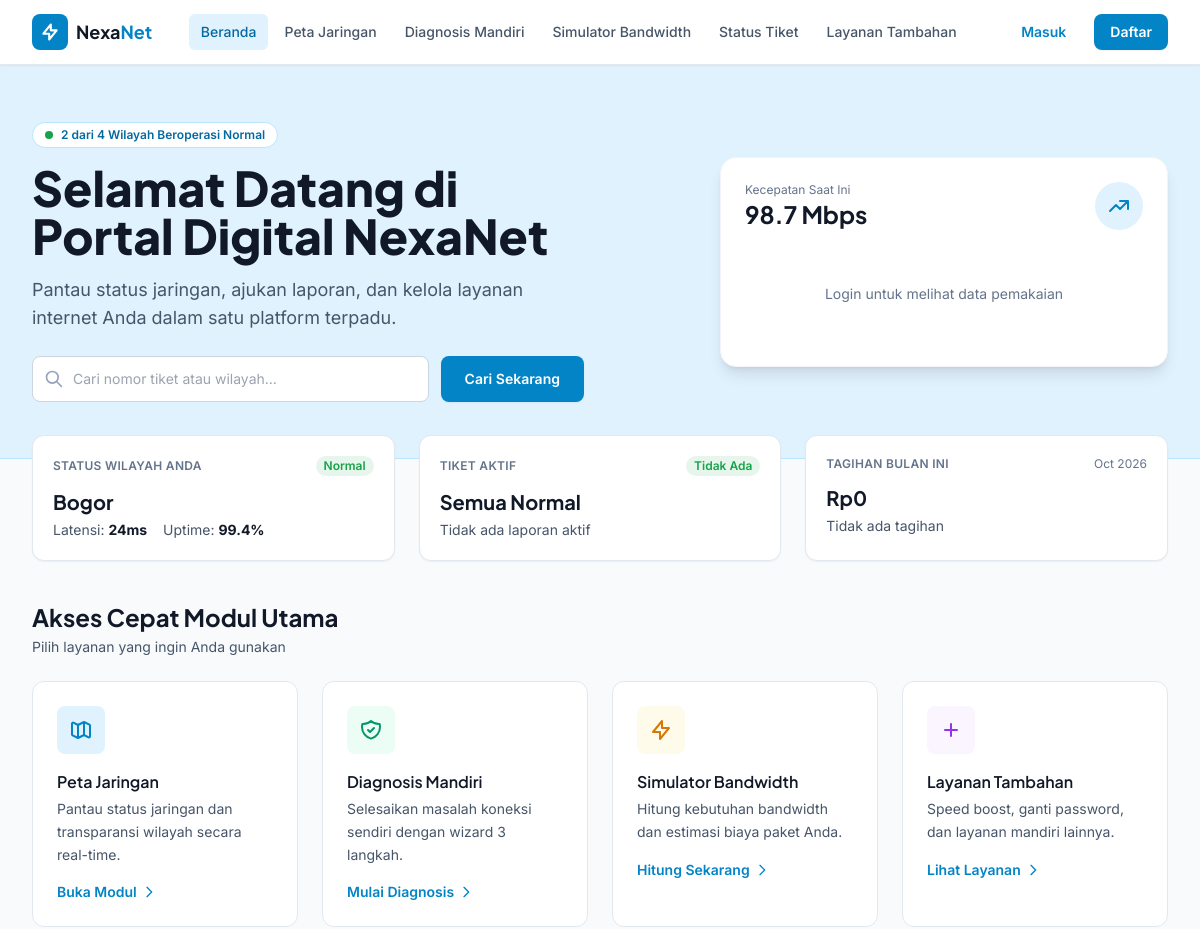
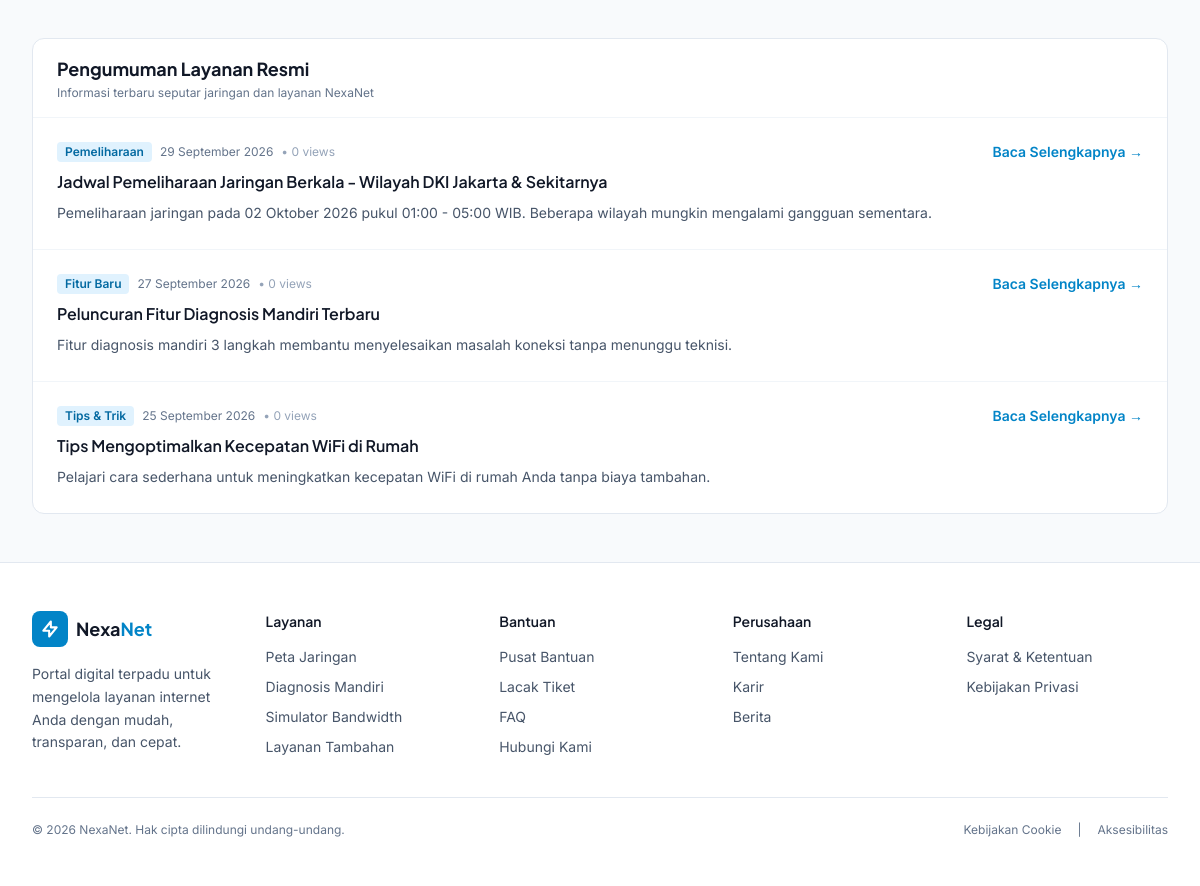
The page / on the database its author committed (2 pictures, top to bottom).
### tables this page shows
CREATE TABLE regions (
    id INT PRIMARY KEY AUTO_INCREMENT,
    kota VARCHAR(100) NOT NULL,
    status ENUM('Normal','Pemeliharaan','Gangguan') DEFAULT 'Normal',
    latensi VARCHAR(20),
    pengguna INT DEFAULT 0,
    estimasi_perbaikan VARCHAR(100),
    uptime VARCHAR(10),
    paket VARCHAR(50),
    updated_at TIMESTAMP DEFAULT CURRENT_TIMESTAMP ON UPDATE CURRENT_TIMESTAMP,
    INDEX idx_status (status)
);

CREATE TABLE announcements (
    id INT PRIMARY KEY AUTO_INCREMENT,
    judul VARCHAR(255) NOT NULL,
    slug VARCHAR(255) UNIQUE NOT NULL,
    kategori VARCHAR(50),
    ringkasan TEXT,
    konten LONGTEXT,
    tanggal DATE,
    aktif BOOLEAN DEFAULT TRUE,
    views INT DEFAULT 0,
    INDEX idx_slug (slug),
    INDEX idx_aktif (aktif)
);

### config/functions.php (called while the page is built, shortened)
<?php
function formatDate($date) {
    $bulan = ['Januari','Februari','Maret','April','Mei','Juni','Juli','Agustus','September','Oktober','November','Desember'];
    $timestamp = strtotime($date);
    return date('d', $timestamp) . ' ' . $bulan[date('n', $timestamp) - 1] . ' ' . date('Y', $timestamp);
}
function getRegions($pdo) {
    $stmt = $pdo->query("SELECT * FROM regions ORDER BY kota");
    return $stmt->fetchAll();
}
function getAnnouncements($pdo, $limit = 5) {
    $stmt = $pdo->prepare("SELECT * FROM announcements WHERE aktif = TRUE ORDER BY tanggal DESC LIMIT ?");
    $stmt->execute([$limit]);
    return $stmt->fetchAll();
}
?>

### config/session.php (called while the page is built, shortened)
<?php
function isLoggedIn() {
    return isset($_SESSION['user_id']);
}
?>

### index.php (the view, shortened to what this page needs)
<?php
require_once 'config/functions.php';
require_once 'config/session.php';
$regions = getRegions($pdo);
$announcements = getAnnouncements($pdo, 3);
$user = isLoggedIn() ? getCurrentUser($pdo) : null;
$ticket = $user ? getActiveTicket($pdo, $user['id']) : null;
$billing = $user ? getBillingHistory($pdo, $user['id']) : [];
$dataUsage = $user ? getDataUsage($pdo, $user['id']) : [];
include 'includes/header.php';
include 'includes/navbar.php';
?>
<main class="flex-1">
    <section class="bg-brand-50 border-b border-brand-100">
        <div class="max-w-container mx-auto px-4 sm:px-6 lg:px-8 py-10 lg:py-14">
            <div class="grid lg:grid-cols-2 gap-8 items-center">
                <div>
                    <?php
                    $normalCount = count(array_filter($regions, fn($r) => $r['status'] === 'Normal'));
                    $totalRegions = count($regions);
                    ?>
                    <span class="inline-flex items-center gap-2 px-3 py-1 rounded-full bg-white text-brand-700 text-xs font-semibold border border-brand-100 mb-4">
                        <span class="w-2 h-2 rounded-full bg-status-normal"></span>
                        <?php echo $normalCount; ?> dari <?php echo $totalRegions; ?> Wilayah Beroperasi Normal
                    </span>
                    <h1 class="font-display font-extrabold text-3xl sm:text-4xl lg:text-5xl text-ink leading-tight mb-4">
                        <?php echo $user ? 'Halo, ' . htmlspecialchars(explode(' ', $user['nama'])[0]) . '!' : 'Selamat Datang di Portal Digital NexaNet'; ?>
                    </h1>
                    <p class="text-slate-600 text-base lg:text-lg leading-relaxed mb-6 max-w-xl">Pantau status jaringan, ajukan laporan, dan kelola layanan internet Anda dalam satu platform terpadu.</p>
                    <form action="status-tiket.php" method="GET" class="flex flex-col sm:flex-row gap-3 max-w-xl">
                        <div class="relative flex-1">
                            <svg class="absolute left-3 top-1/2 -translate-y-1/2 w-5 h-5 text-slate-400" fill="none" stroke="currentColor" stroke-width="2" viewBox="0 0 24 24"><path stroke-linecap="round" stroke-linejoin="round" d="M21 21l-6-6m2-5a7 7 0 11-14 0 7 7 0 0114 0z"/></svg>
                            <input type="text" name="search" placeholder="Cari nomor tiket atau wilayah..." class="w-full pl-10 pr-4 py-3 rounded-lg border border-slate-300 bg-white text-sm focus:border-brand-500 focus:ring-2 focus:ring-brand-100 outline-none">
                        </div>
                        <button type="submit" class="px-6 py-3 bg-brand-600 hover:bg-brand-700 text-white font-semibold text-sm rounded-lg shadow-sm">Cari Sekarang</button>
                    </form>
                </div>
                <div class="hidden lg:flex justify-end">
                    <div class="bg-white rounded-2xl shadow-lg p-6 border border-slate-100 w-full max-w-md">
                        <div class="flex items-center justify-between mb-4">
                            <div><div class="text-xs text-slate-500">Kecepatan Saat Ini</div><div class="font-display font-bold text-2xl text-ink">98.7 Mbps</div></div>
                            <div class="w-12 h-12 rounded-full bg-brand-50 flex items-center justify-center"><svg class="w-6 h-6 text-brand-600" fill="none" stroke="currentColor" stroke-width="2" viewBox="0 0 24 24"><path stroke-linecap="round" stroke-linejoin="round" d="M13 7h8m0 0v8m0-8l-8 8-4-4-6 6"/></svg></div>
                        </div>
                        <?php if (!empty($dataUsage)): ?>
                        <div class="h-24 flex items-end gap-1.5">
                            <?php foreach ($dataUsage as $d): $h = min(($d['gb']/10)*100, 100); ?>
                            <div class="flex-1 bg-brand-100 rounded-t hover:bg-brand-200 transition-colors" style="height:<?php echo $h; ?>%" title="<?php echo $d['hari']; ?>: <?php echo $d['gb']; ?> GB"></div>
                            <?php endforeach; ?>
                        </div>
                        <div class="flex justify-between text-xs text-slate-500 mt-2"><span><?php echo $dataUsage[0]['hari'] ?? ''; ?></span><span><?php echo end($dataUsage)['hari'] ?? ''; ?></span></div>
                        <?php else: ?>
                        <div class="h-24 flex items-center justify-center text-sm text-slate-500">Login untuk melihat data pemakaian</div>
                        <?php endif; ?>
                    </div>
                </div>
            </div>
        </div>
    </section>
    <section class="max-w-container mx-auto px-4 sm:px-6 lg:px-8 -mt-6 relative z-10">
        <div class="grid grid-cols-1 md:grid-cols-3 gap-4 lg:gap-6">
            <div class="bg-white rounded-xl border border-slate-200 p-5 shadow-sm">
                <div class="flex items-center justify-between mb-3"><span class="text-xs font-semibold text-slate-500 uppercase tracking-wide">Status Wilayah Anda</span><span class="px-2 py-0.5 rounded-full bg-status-normal/10 text-status-normal text-xs font-semibold">Normal</span></div>
                <div class="font-display font-bold text-xl text-ink mb-1"><?php echo $user && $user['wilayah_id'] ? getRegionById($pdo, $user['wilayah_id'])['kota'] : ($regions[0]['kota'] ?? 'Jakarta Selatan'); ?></div>
                <div class="flex items-center gap-4 text-sm text-slate-600"><span>Latensi: <strong class="text-ink">24ms</strong></span><span>Uptime: <strong class="text-ink">99.4%</strong></span></div>
            </div>
            <?php if ($ticket): ?>
            <a href="detail-tiket.php?kode=<?php echo urlencode($ticket['kode_tiket']); ?>" class="bg-white rounded-xl border border-slate-200 p-5 shadow-sm card-hover block">
                <div class="flex items-center justify-between mb-3"><span class="text-xs font-semibold text-slate-500 uppercase tracking-wide">Tiket Aktif</span><span class="px-2 py-0.5 rounded-full bg-status-maintenance/10 text-status-maintenance text-xs font-semibold">Proses</span></div>
                <div class="font-display font-bold text-xl text-ink mb-1">#<?php echo $ticket['kode_tiket']; ?></div>
                <div class="text-sm text-slate-600">Progress: <strong class="text-brand-600"><?php echo $ticket['progress']; ?>%</strong></div>
                <div class="mt-3 h-1.5 bg-slate-100 rounded-full overflow-hidden"><div class="h-full bg-brand-600 rounded-full" style="width:<?php echo $ticket['progress']; ?>%"></div></div>
            </a>
            <?php else: ?>
            <div class="bg-white rounded-xl border border-slate-200 p-5 shadow-sm">
                <div class="flex items-center justify-between mb-3"><span class="text-xs font-semibold text-slate-500 uppercase tracking-wide">Tiket Aktif</span><span class="px-2 py-0.5 rounded-full bg-status-normal/10 text-status-normal text-xs font-semibold">Tidak Ada</span></div>
                <div class="font-display font-bold text-xl text-ink mb-1">Semua Normal</div>
                <div class="text-sm text-slate-600">Tidak ada laporan aktif</div>
            </div>
            <?php endif; ?>
            <div class="bg-white rounded-xl border border-slate-200 p-5 shadow-sm">
                <div class="flex items-center justify-between mb-3"><span class="text-xs font-semibold text-slate-500 uppercase tracking-wide">Tagihan Bulan Ini</span><span class="text-xs text-slate-500"><?php echo date('M Y'); ?></span></div>
                <?php if (!empty($billing) && $billing[0]['status'] !== 'Lunas'): ?>
                <div class="font-display font-bold text-xl text-ink mb-1"><?php echo formatRupiah($billing[0]['nominal']); ?></div>
                <div class="text-sm text-slate-600 mb-3"><?php echo $billing[0]['paket']; ?></div>
                <button onclick="alert('Fitur pembayaran akan segera hadir')" class="w-full py-2 bg-brand-600 hover:bg-brand-700 text-white text-sm font-semibold rounded-lg transition-colors">Bayar Sekarang</button>
                <?php else: ?>
                <div class="font-display font-bold text-xl text-ink mb-1">Rp0</div>
                <div class="text-sm text-slate-600">Tidak ada tagihan</div>
                <?php endif; ?>
            </div>
        </div>
    </section>
    <section class="max-w-container mx-auto px-4 sm:px-6 lg:px-8 py-10">
        <div class="mb-6"><h2 class="font-display font-bold text-xl lg:text-2xl text-ink">Akses Cepat Modul Utama</h2><p class="text-sm text-slate-600 mt-1">Pilih layanan yang ingin Anda gunakan</p></div>
        <div class="grid grid-cols-1 sm:grid-cols-2 lg:grid-cols-4 gap-4 lg:gap-6">
            <?php $modules = [
                ['href'=>'peta-jaringan.php','icon'=>'M9 20l-5.447-2.724A1 1 0 013 16.382V5.618a1 1 0 011.447-.894L9 7m0 13l6-3m-6 3V7m6 10l4.553 2.276A1 1 0 0021 18.382V7.618a1 1 0 00-.553-.894L15 4m0 13V4m0 0L9 7','bg'=>'bg-brand-50 text-brand-600','hover'=>'group-hover:bg-brand-600 group-hover:text-white','title'=>'Peta Jaringan','desc'=>'Pantau status jaringan dan transparansi wilayah secara real-time.','cta'=>'Buka Modul'],
                ['href'=>'diagnosis-mandiri.php','icon'=>'M9 12l2 2 4-4m5.618-4.016A11.955 11.955 0 0112 2.944a11.955 11.955 0 01-8.618 3.04A12.02 12.02 0 003 9c0 5.591 3.824 10.29 9 11.622 5.176-1.332 9-6.03 9-11.622 0-1.042-.133-2.052-.382-3.016z','bg'=>'bg-emerald-50 text-emerald-600','hover'=>'group-hover:bg-emerald-600 group-hover:text-white','title'=>'Diagnosis Mandiri','desc'=>'Selesaikan masalah koneksi sendiri dengan wizard 3 langkah.','cta'=>'Mulai Diagnosis'],
                ['href'=>'simulator-bandwidth.php','icon'=>'M13 10V3L4 14h7v7l9-11h-7z','bg'=>'bg-amber-50 text-amber-600','hover'=>'group-hover:bg-amber-600 group-hover:text-white','title'=>'Simulator Bandwidth','desc'=>'Hitung kebutuhan bandwidth dan estimasi biaya paket Anda.','cta'=>'Hitung Sekarang'],
                ['href'=>'layanan-tambahan.php','icon'=>'M12 6v6m0 0v6m0-6h6m-6 0H6','bg'=>'bg-purple-50 text-purple-600','hover'=>'group-hover:bg-purple-600 group-hover:text-white','title'=>'Layanan Tambahan','desc'=>'Speed boost, ganti password, dan layanan mandiri lainnya.','cta'=>'Lihat Layanan']
            ];
            foreach ($modules as $m): ?>
            <a href="<?php echo $m['href']; ?>" class="bg-white rounded-xl border border-slate-200 p-6 card-hover group">
                <div class="w-12 h-12 rounded-lg <?php echo $m['bg']; ?> <?php echo $m['hover']; ?> flex items-center justify-center mb-4 transition-colors"><svg class="w-6 h-6" fill="none" stroke="currentColor" stroke-width="2" viewBox="0 0 24 24"><path stroke-linecap="round" stroke-linejoin="round" d="<?php echo $m['icon']; ?>"/></svg></div>
                <h3 class="font-display font-semibold text-ink mb-1"><?php echo $m['title']; ?></h3>
                <p class="text-sm text-slate-600 leading-relaxed"><?php echo $m['desc']; ?></p>
                <div class="mt-4 text-sm font-semibold text-brand-600 flex items-center gap-1"><?php echo $m['cta']; ?> <svg class="w-4 h-4" fill="none" stroke="currentColor" stroke-width="2" viewBox="0 0 24 24"><path stroke-linecap="round" stroke-linejoin="round" d="M9 5l7 7-7 7"/></svg></div>
            </a>
            <?php endforeach; ?>
        </div>
    </section>
    <section class="max-w-container mx-auto px-4 sm:px-6 lg:px-8 pb-12">
        <div class="bg-white rounded-xl border border-slate-200 overflow-hidden">
            <div class="px-6 py-4 border-b border-slate-100 flex items-center justify-between"><div><h2 class="font-display font-bold text-lg text-ink">Pengumuman Layanan Resmi</h2><p class="text-xs text-slate-500 mt-0.5">Informasi terbaru seputar jaringan dan layanan NexaNet</p></div></div>
            <div class="divide-y divide-slate-100">
                <?php foreach ($announcements as $p): ?>
                <article class="p-6 hover:bg-slate-50 transition-colors">
                    <div class="flex flex-col lg:flex-row lg:items-start gap-4">
                        <div class="flex-1">
                            <div class="flex items-center gap-2 mb-2"><span class="px-2 py-0.5 rounded bg-brand-50 text-brand-700 text-xs font-semibold"><?php echo htmlspecialchars($p['kategori']); ?></span><span class="text-xs text-slate-500"><?php echo formatDate($p['tanggal']); ?></span><span class="text-xs text-slate-400">• <?php echo $p['views']; ?> views</span></div>
                            <h3 class="font-display font-semibold text-ink mb-2"><?php echo htmlspecialchars($p['judul']); ?></h3>
                            <p class="text-sm text-slate-600 leading-relaxed"><?php echo htmlspecialchars($p['ringkasan']); ?></p>
                        </div>
                        <a href="detail-pengumuman.php?slug=<?php echo urlencode($p['slug']); ?>" class="shrink-0 text-sm font-semibold text-brand-600 hover:text-brand-700">Baca Selengkapnya &rarr;</a>
                    </div>
                </article>
                <?php endforeach; ?>
            </div>
        </div>
    </section>
</main>
<?php include 'includes/footer.php'; ?>

### rows shown on the page
regions: kota "Bogor"
announcements: kategori "Pemeliharaan", tanggal "29 September 2026", views "0", judul "Jadwal Pemeliharaan Jaringan Berkala - Wilayah DKI Jakarta & Sekitarnya", ringkasan "Pemeliharaan jaringan pada 02 Oktober 2026 pukul 01:00 - 05:00 WIB. Beberapa wilayah mungkin mengalami gangguan sementara."
announcements: kategori "Fitur Baru", tanggal "27 September 2026", views "0", judul "Peluncuran Fitur Diagnosis Mandiri Terbaru", ringkasan "Fitur diagnosis mandiri 3 langkah membantu menyelesaikan masalah koneksi tanpa menunggu teknisi."
announcements: kategori "Tips & Trik", tanggal "25 September 2026", views "0", judul "Tips Mengoptimalkan Kecepatan WiFi di Rumah", ringkasan "Pelajari cara sederhana untuk meningkatkan kecepatan WiFi di rumah Anda tanpa biaya tambahan."

### other values the page prints
$item['label'] "Beranda"
$item['label'] "Peta Jaringan"
$item['label'] "Diagnosis Mandiri"
$item['label'] "Simulator Bandwidth"
$item['label'] "Status Tiket"
$item['label'] "Layanan Tambahan"
$normalCount "2"
$totalRegions "4"
$m['title'] "Peta Jaringan"
$m['desc'] "Pantau status jaringan dan transparansi wilayah secara real-time."
$m['cta'] "Buka Modul"
$m['title'] "Diagnosis Mandiri"
$m['desc'] "Selesaikan masalah koneksi sendiri dengan wizard 3 langkah."
$m['cta'] "Mulai Diagnosis"
$m['title'] "Simulator Bandwidth"
